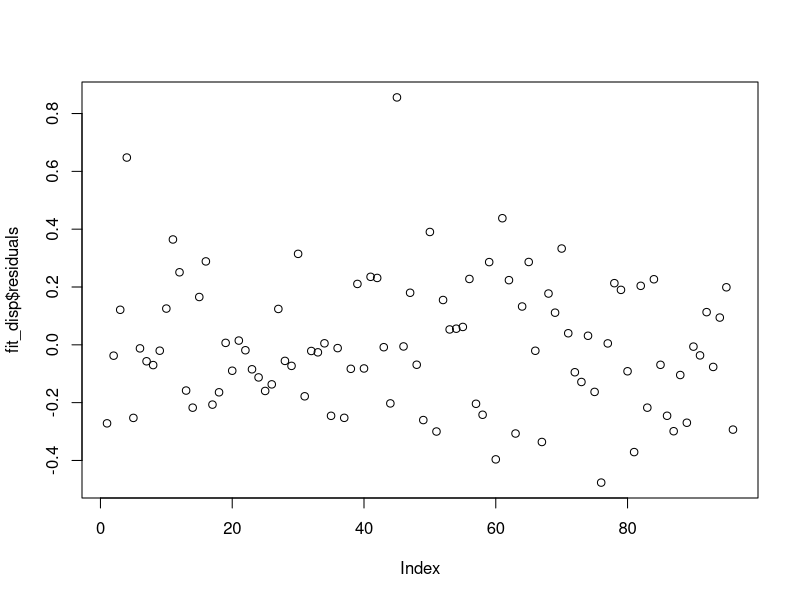
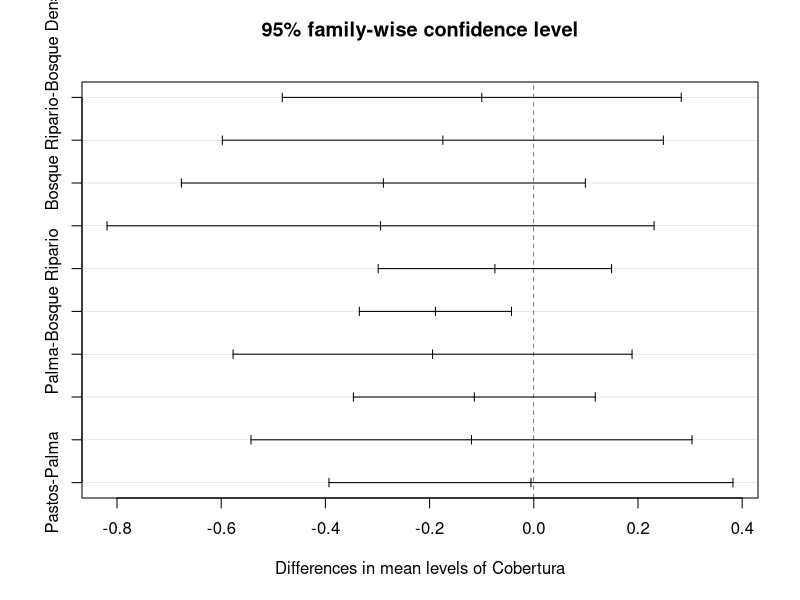

Recreate these plots in R, in order. (Note: this script raises an error after producing the figures.)
# Evaluate dispersion differences between covers
df_disp = read.csv('./nmds_data/nmds_data_centroids.csv')
df_disp$Cobertura = factor(df_disp$Cobertura)
fit_disp = aov(dist_centroid ~ Cobertura, data=df_disp)
plot(fit_disp$residuals)
summary(fit_disp)

# Post hoc tuckey to assess where the difference is
posthoc <- TukeyHSD(x=fit_disp, 'Cobertura', conf.level=0.95)
plot(posthoc)

# Evaluate which environmental variable has more effect in the graphical soundscape.
df = read.csv('./nmds_data/nmds_data.csv')
df_env = read.csv('../../env_data/ANH_to_GXX.csv')
df = merge(df, env, by.x = 'sensor_name', by.y='sensor_name')

colnames(df)
env_var = c('Dis_CP', 'Dis_Oleodu', 'Dis_Pozo', 'Dis_ViaPri', 'Dis_MGSG', 'Dis_CobNat')
acoustic_var = c('NMDS1', 'NMDS2')
plot(df[c(env_var, acoustic_var)])
